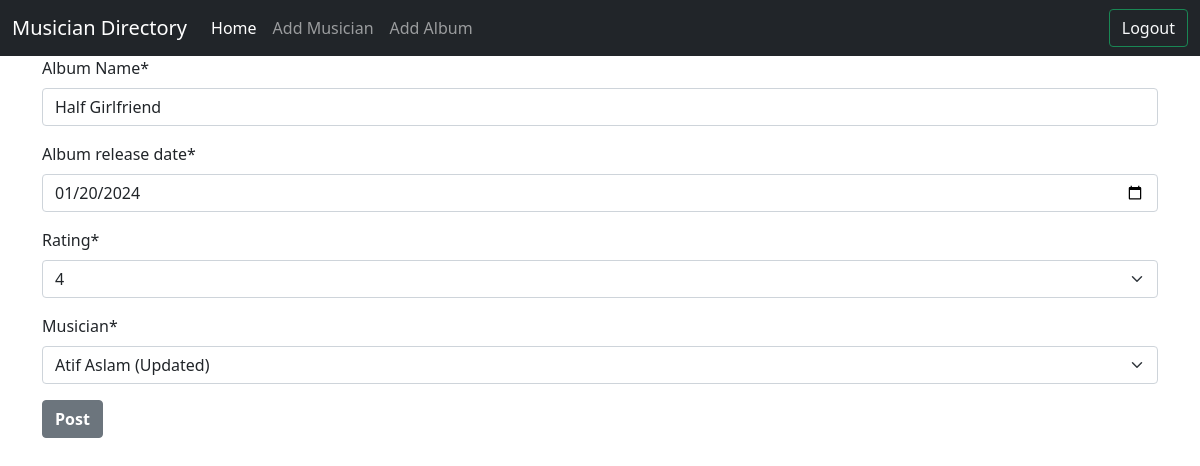
/album/edit/9 (signed in), run on the app's committed database.
### album/models.py (models this page shows, shortened)
class MyAlbum(models.Model):
    Album_Name = models.CharField(max_length=50)
    Album_release_date = models.DateTimeField()
    RATING_CHOICE = (
        ('One', '1'),
        ('Two', '2'),
        ('Three', '3'),
        ('Four', '4'),
        ('Five', '5'),
    )
    Rating = models.CharField(max_length=10, choices=RATING_CHOICE)
    music = models.ForeignKey(
        Musicians, on_delete=models.CASCADE, verbose_name='Musician')

### album/views.py (the view)
# urls.py: path('edit/<int:id>', views.editAlbum, name='edit'),
def editAlbum(request, id):
    if request.user.is_authenticated:
        edit_album = models.MyAlbum.objects.get(pk=id)
        album = albumForm(instance=edit_album)
        if request.method == 'POST':
            album = albumForm(request.POST, instance=edit_album)
            if album.is_valid():
                album.save()
                return redirect('homepage')
        return render(request, 'album.html', {'form': album})
    else:
        return redirect('login')

### album/forms.py
class albumForm(forms.ModelForm):
    class Meta:
        model = MyAlbum
        fields = '__all__'
        widgets = {
            'Album_release_date': forms.DateInput(attrs={'type': 'date'}),
        }

### musician/models.py (called while the page is built)
    def __str__(self):
        return self.First_Name

### album/templates/album.html (shortened to what this page needs)
{% extends 'base.html' %}
{% block content %}
{% load crispy_forms_tags %}
<form action=""
    method="post">
    {{form | crispy}}
    <button type="submit"
        class="btn btn-secondary fw-bold">Post</button>
</form>
{% endblock %}

### data on the page
MyAlbum: Album_Name "Half Girlfriend", Album_release_date "01/20/2024", Rating "4", music "Atif Aslam (Updated)"
